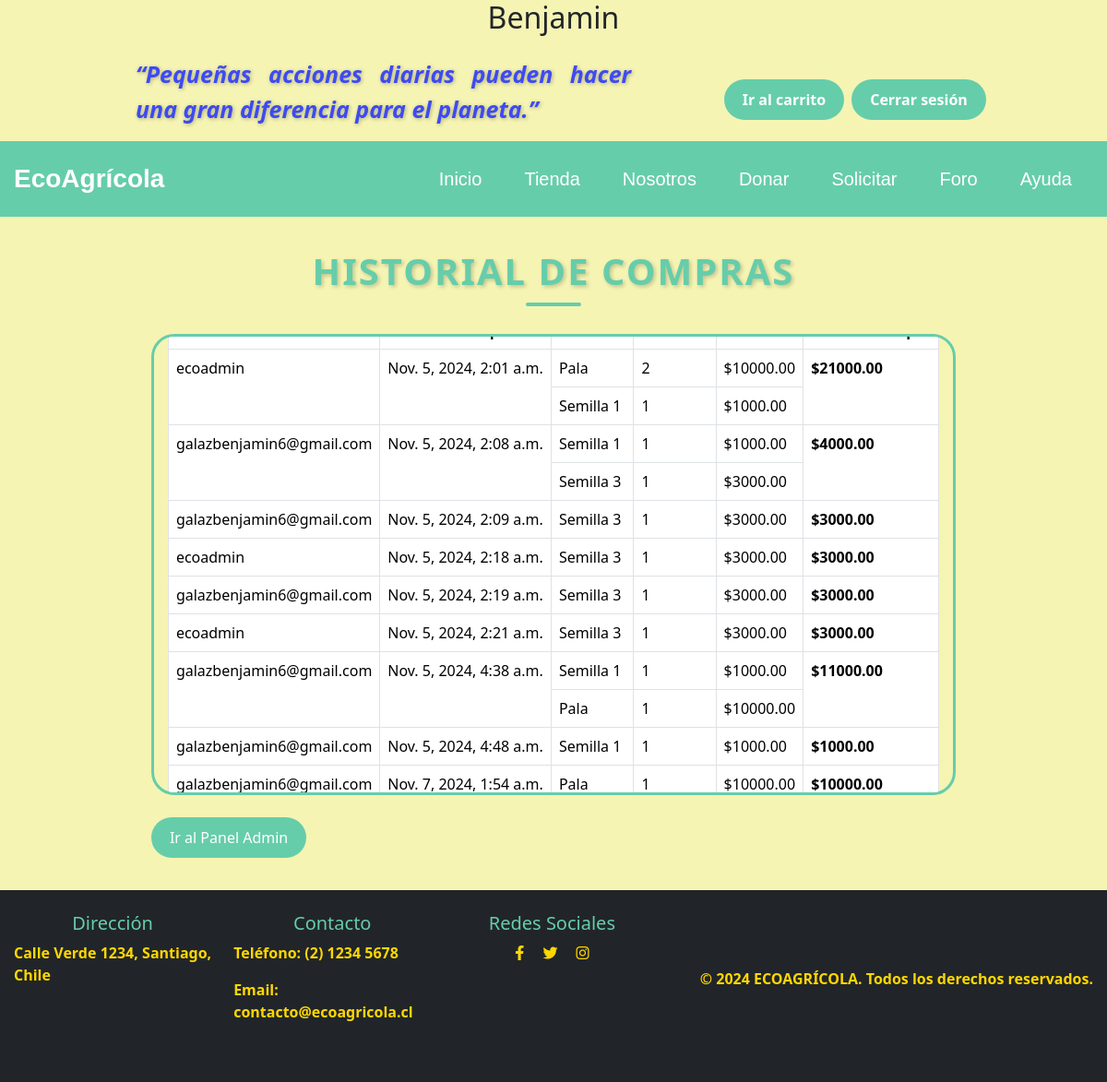
The page /historial_compras/ (signed in) on the database its author committed.
### core/models.py (models this page shows, shortened)
class Compra(models.Model):
    usuario = models.ForeignKey(User, on_delete=models.CASCADE)
    fecha = models.DateTimeField(auto_now_add=True)

class CompraProducto(models.Model):
    compra = models.ForeignKey(Compra, on_delete=models.CASCADE)
    producto = models.ForeignKey(Producto, on_delete=models.CASCADE)
    cantidad = models.PositiveIntegerField()

class Producto(models.Model):
    nombre = models.CharField(max_length=100)
    categoria = models.CharField(max_length=100)
    descripcion = models.TextField()
    precio = models.DecimalField(max_digits=10, decimal_places=2)
    imagen = models.ImageField(upload_to='productos/')
    stock = models.PositiveIntegerField()

### core/views.py (the view)
# urls.py: path('historial_compras/', historial_compras, name='historial_compras'),
@login_required(login_url='acceder')
def historial_compras(request):
    compras = Compra.objects.all()
    compras_totales = []
    for compra in compras:
        total_compra = sum(item.producto.precio * item.cantidad for item in compra.compraproducto_set.all())
        compras_totales.append({
            'compra': compra,
            'total': total_compra,
        })
    return render(request, 'core/historial_compras.html', {'compras_totales': compras_totales})

### core/templates/core/historial_compras.html
{% extends "core/base_generic.html" %}
{% block content %}
<!doctype html>
<html lang="en"></html>
<body>
    <div style="max-width: 30cm; margin: auto; margin-top: 35px; margin-bottom: 35px;">
        <h1 class="section-title text-center">Historial de Compras</h1>
        <div class="container mt-4" style="max-height: 500px; overflow-y: auto; border: 3px solid #66CDAA; border-radius: 25px;">
            {% if compras_totales %}
            <table class="table table-bordered table-hover">
                <thead>
                    <tr>
                        <th>Usuario</th>
                        <th>Fecha de Compra</th>
                        <th>Producto</th>
                        <th>Cantidad</th>
                        <th>Precio</th>
                        <th>Total de Compra</th>
                    </tr>
                </thead>
                <tbody>
                    {% for item in compras_totales %}
                        {% for producto in item.compra.compraproducto_set.all %}
                            <tr>
                                {% if forloop.first %}
                                <td rowspan="{{ item.compra.compraproducto_set.count }}">{{ item.compra.usuario.username }}</td>
                                <td rowspan="{{ item.compra.compraproducto_set.count }}">{{ item.compra.fecha }}</td>
                                {% endif %}
                                <td>{{ producto.producto.nombre }}</td>
                                <td>{{ producto.cantidad }}</td>
                                <td>${{ producto.producto.precio }}</td>
                                {% if forloop.first %}
                                <td rowspan="{{ item.compra.compraproducto_set.count }}"><strong>${{ item.total }}</strong></td>
                                {% endif %}
                            </tr>
                        {% endfor %}
                    {% endfor %}
                </tbody>
            </table>
            {% else %}
            <p class="text-center">No hay compras registradas.</p>
            {% endif %}
        </div>
        <br>
        <a href="{% url 'superuser' %}" class="btn btn-custom">Ir al Panel Admin</a>
    </div>
</body>
</html>
{% endblock %}

### core/static/core/css/style.css (style rules this page uses)
html { scroll-behavior: smooth; }
body { background-color: #f5f4b3; height: 100%; margin: 0; padding: 0; display: flex; flex-direction: column; }
.btn-custom { background-color: #66CDAA; border-color: #66CDAA; color: white; border: none; padding: 10px 20px; font-size: 16px; border-radius: 25px; transition: background-color 0.3s ease; }
.container { max-width: 1200px; margin: 0 auto; padding: 0 15px; display: flex; justify-content: space-between; align-items: center; }
.section-title { color: #66CDAA; font-weight: bold; text-transform: uppercase; text-shadow: 2px 2px 4px rgba(0, 0, 0, 0.2); margin-bottom: 30px; position: relative; letter-spacing: 2px; }
.section-title::after { content: ""; width: 60px; height: 4px; background-color: #66CDAA; display: block; margin: 10px auto 0; border-radius: 2px; }
h1 { text-align: center; color: #343a40; }

### rows shown on the page
Compra: compra.usuario.username "ecoadmin", compra.fecha "Nov. 5, 2024, 2:01 a.m."
CompraProducto: producto.nombre "Pala", cantidad "2", producto.precio "10000.00", total "21000.00"
CompraProducto: producto.nombre "Semilla 1", cantidad "1", producto.precio "1000.00"
Compra: compra.usuario.username "galazbenjamin6@gmail.com", compra.fecha "Nov. 5, 2024, 2:08 a.m."
CompraProducto: producto.nombre "Semilla 1", cantidad "1", producto.precio "1000.00", total "4000.00"
CompraProducto: producto.nombre "Semilla 3", cantidad "1", producto.precio "3000.00"
Compra: compra.usuario.username "galazbenjamin6@gmail.com", compra.fecha "Nov. 5, 2024, 2:09 a.m."
CompraProducto: producto.nombre "Semilla 3", cantidad "1", producto.precio "3000.00", total "3000.00"
Compra: compra.usuario.username "ecoadmin", compra.fecha "Nov. 5, 2024, 2:18 a.m."
CompraProducto: producto.nombre "Semilla 3", cantidad "1", producto.precio "3000.00", total "3000.00"
Compra: compra.usuario.username "galazbenjamin6@gmail.com", compra.fecha "Nov. 5, 2024, 2:19 a.m."
CompraProducto: producto.nombre "Semilla 3", cantidad "1", producto.precio "3000.00", total "3000.00"
Compra: compra.usuario.username "ecoadmin", compra.fecha "Nov. 5, 2024, 2:21 a.m."
CompraProducto: producto.nombre "Semilla 3", cantidad "1", producto.precio "3000.00", total "3000.00"
Compra: compra.usuario.username "galazbenjamin6@gmail.com", compra.fecha "Nov. 5, 2024, 4:38 a.m."
CompraProducto: producto.nombre "Semilla 1", cantidad "1", producto.precio "1000.00", total "11000.00"
CompraProducto: producto.nombre "Pala", cantidad "1", producto.precio "10000.00"
Compra: compra.usuario.username "galazbenjamin6@gmail.com", compra.fecha "Nov. 5, 2024, 4:48 a.m."
CompraProducto: producto.nombre "Semilla 1", cantidad "1", producto.precio "1000.00", total "1000.00"
Compra: compra.usuario.username "galazbenjamin6@gmail.com", compra.fecha "Nov. 7, 2024, 1:54 a.m."
CompraProducto: producto.nombre "Pala", cantidad "1", producto.precio "10000.00", total "10000.00"
